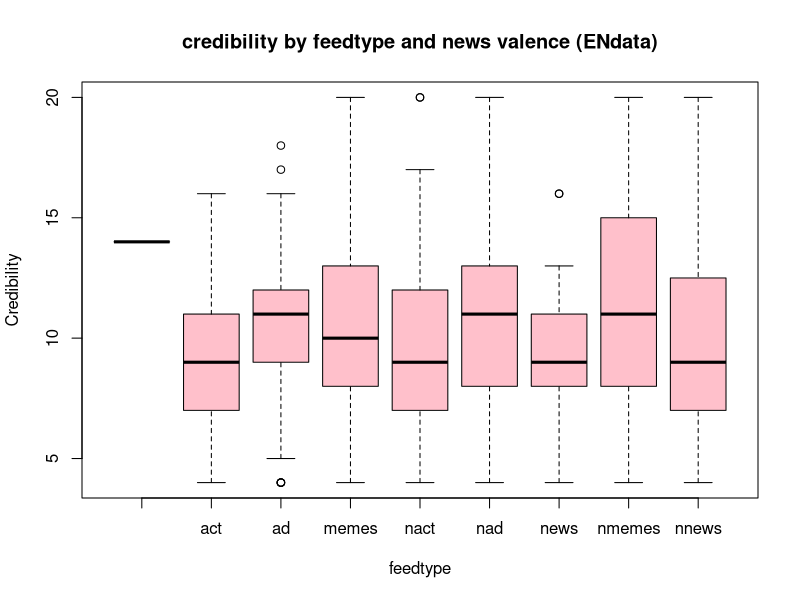
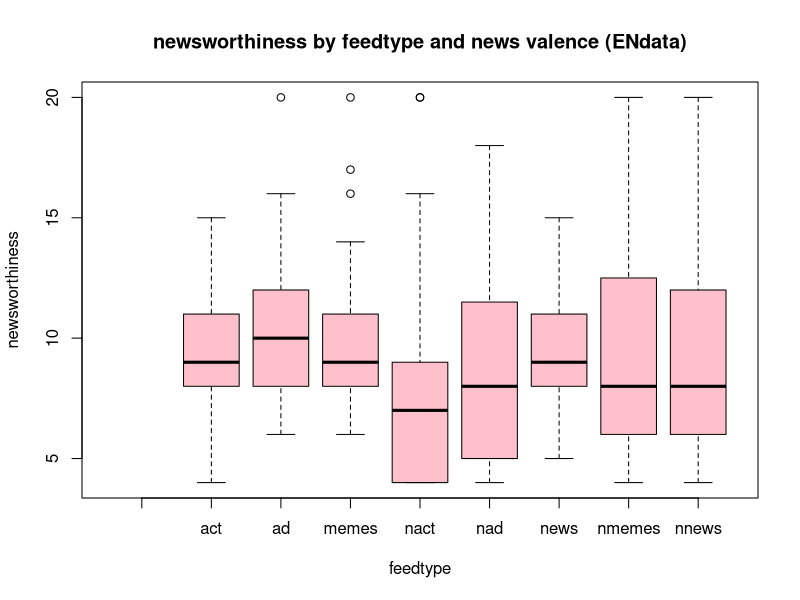
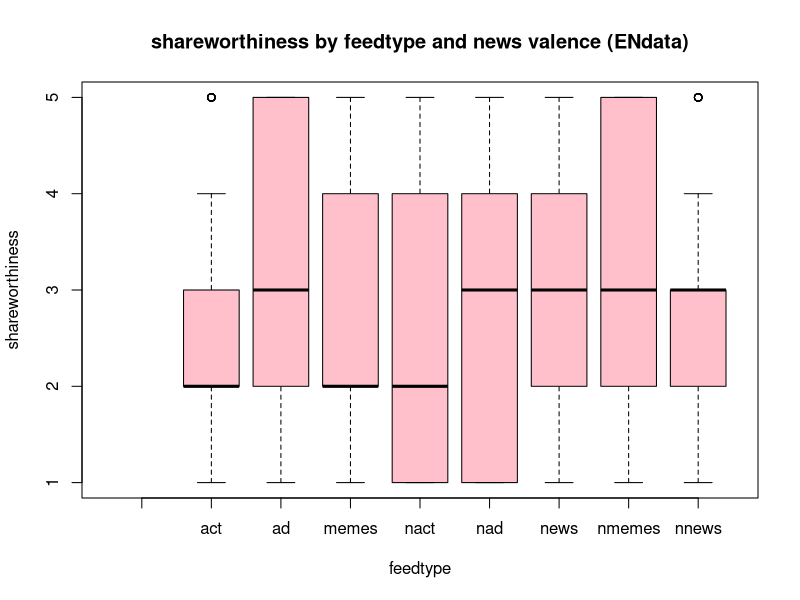

Reproduce these figures in R, in order.
## ---- chunk 1
knitr::opts_chunk$set(echo = TRUE)
library(tidyverse)
## ---- chunk 2
chinese_data_filtered <- read.csv("CNdata_filtered_120123.csv")
# View(chinese_data_filtered)
english_data_filtered <- read.csv("ENdata_filtered_110123.csv")
# View(english_data_filtered)
## ---- chunk 3
english_data_filtered$feed_type <- factor(english_data_filtered$feed_type)


# View(english_ANCOVA_data)
  

## ---- chunk 4
boxplot(Credibility_Total ~ feed_type,
data = english_data_filtered,
main = "credibility by feedtype and news valence (ENdata)",
xlab = "feedtype",ylab = "Credibility",
col = "pink",border = "black")


boxplot(newsworth_all ~ feed_type,
data = english_data_filtered,
main = "newsworthiness by feedtype and news valence (ENdata)",
xlab = "feedtype",ylab = "newsworthiness",
col = "pink",border = "black")


boxplot(share_all ~ feed_type,
data = english_data_filtered,
main = "shareworthiness by feedtype and news valence (ENdata)",
xlab = "feedtype",ylab = "shareworthiness",
col = "pink",border = "black")

## ---- chunk 5
model1 <- aov(NewsSharing_SM ~ feed_type, data = english_data_filtered)
summary(model1)
## ---- chunk 6
model2 <- aov(NewsCred_SMÂ. ~ feed_type, data = english_data_filtered)
summary(model2)
## ---- chunk 7
library(car)
leveneTest(Credibility_Total ~ feed_type, data = english_data_filtered)
## ---- chunk 8
library(car)
leveneTest(newsworth_all ~ feed_type, data = english_data_filtered)

## ---- chunk 9
library(car)
leveneTest(share_all ~ feed_type, data = english_data_filtered)
## ---- chunk 10
library(car)
ancova_model_credibility <- aov(Credibility_Total ~ feed_type + NewsSharing_SM + NewsCred_SMÂ., data = english_data_filtered)
Anova(ancova_model_credibility, type="III")
## ---- chunk 11
library(car)
ancova_model_newsworthiness <- aov(newsworth_all ~ feed_type + NewsSharing_SM + NewsCred_SMÂ., data = english_data_filtered)
Anova(ancova_model_newsworthiness, type="III")
## ---- chunk 12
library(car)
ancova_model_shareworthiness <- aov(share_all ~ feed_type + NewsSharing_SM + NewsCred_SMÂ., data = english_data_filtered)
Anova(ancova_model_shareworthiness, type="III")
## ---- chunk 13
# install.packages("multcomp")
library(multcomp)
postHocs <- glht(ancova_model_credibility, linfct = mcp(feed_type = "Tukey"))
summary(postHocs)
## ---- chunk 14
library(multcomp)
postHocs <- glht(ancova_model_newsworthiness, linfct = mcp(feed_type = "Tukey"))
summary(postHocs)
## ---- chunk 15
library(multcomp)
postHocs <- glht(ancova_model_shareworthiness, linfct = mcp(feed_type = "Tukey"))
summary(postHocs)
